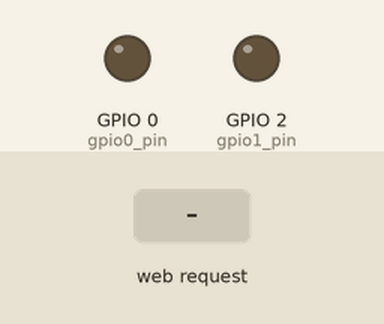
This sketch was run on a simulated ESP8266 (NodeMCU). Parts: output pins drawn as LEDs (lit = HIGH). The test bench sets the inputs (shaded band). WiFi joins after 1.5 s; servers stay silent unless stated; what the sketch prints to the serial monitor is not drawn.

Above: at 3.7 s.
3.8 s: HTTP request GET /socket0On received
At 4.9 s:
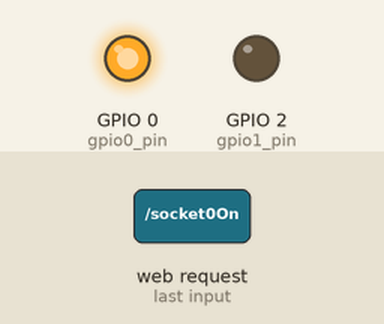
5.3 s: HTTP request GET /socket1On received
At 6.0 s:
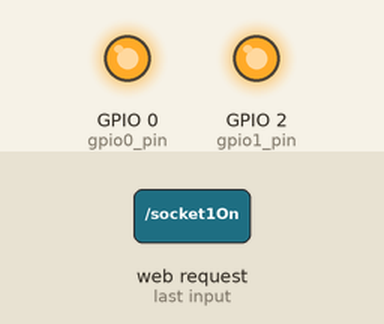
6.8 s: HTTP request GET /socket0Off received
At 7.2 s:
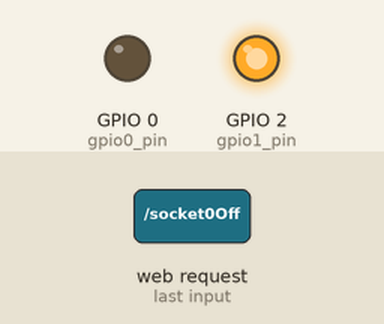
8.3 s: HTTP request GET /socket1Off received
At 9.5 s:
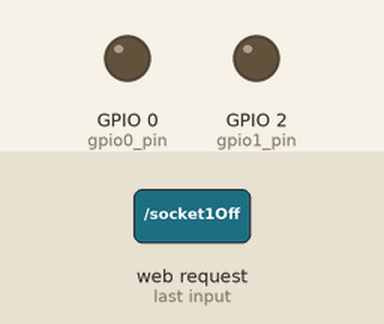
9.8 s: HTTP request GET /socket2On received
At 10.7 s:
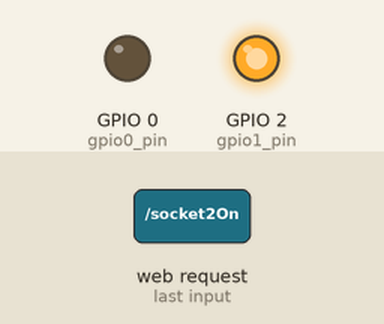
Timing chart, 0 to 12.3 s (numbered marks = the images above; inputs shaded):
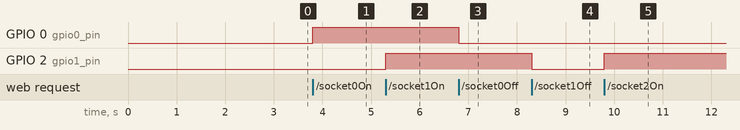

The sketch:

ESP8266_SimpleWebServer.ino
```cpp
/*********
  Rui Santos
  Complete project details at http://randomnerdtutorials.com
*********/

#include <ESP8266WiFi.h>
#include <WiFiClient.h>
#include <ESP8266WebServer.h>
#include <ESP8266mDNS.h>

MDNSResponder mdns;

// Replace with your network credentials
const char* ssid = "ssid";
const char* password = "****";

ESP8266WebServer server(80);

String webPage = "";

const int gpio0_pin = 0;
const int gpio1_pin = LED_BUILTIN;
const int gpio2_pin = 2;

void setup(void){
  webPage += "<h1>ESP8266 Web Server</h1><p>Socket #0 <a href=\"socket0On\"><button>ON</button></a>&nbsp;<a href=\"socket0Off\"><button>OFF</button></a></p>";
  webPage += "<p>Socket #1 <a href=\"socket1On\"><button>ON</button></a>&nbsp;<a href=\"socket1Off\"><button>OFF</button></a></p>";
  webPage += "<p>Socket #2 <a href=\"socket2On\"><button>ON</button></a>&nbsp;<a href=\"socket2Off\"><button>OFF</button></a></p>";

  // preparing GPIOs
  pinMode(gpio0_pin, OUTPUT);
  digitalWrite(gpio0_pin, LOW);
  pinMode(gpio1_pin, OUTPUT);
  digitalWrite(gpio1_pin, LOW);
  pinMode(gpio2_pin, OUTPUT);
  digitalWrite(gpio2_pin, LOW);

  delay(1000);
  Serial.begin(115200);
  WiFi.begin(ssid, password);
  Serial.println("");

  // Wait for connection
  while (WiFi.status() != WL_CONNECTED) {
    delay(500);
    Serial.print(".");
  }
  Serial.println("");
  Serial.print("Connected to ");
  Serial.println(ssid);
  Serial.print("IP address: ");
  Serial.println(WiFi.localIP());

  if (mdns.begin("esp8266", WiFi.localIP())) {
    Serial.println("MDNS responder started");
  }

  server.on("/", [](){
    server.send(200, "text/html", webPage);
  });

  server.on("/socket0On", [](){
    server.send(200, "text/html", webPage);
    digitalWrite(gpio0_pin, HIGH);
    delay(1000);
  });
  server.on("/socket0Off", [](){
    server.send(200, "text/html", webPage);
    digitalWrite(gpio0_pin, LOW);
    delay(1000);
  });
  server.on("/socket1On", [](){
    server.send(200, "text/html", webPage);
    digitalWrite(gpio1_pin, HIGH);
    delay(1000);
  });
  server.on("/socket1Off", [](){
    server.send(200, "text/html", webPage);
    digitalWrite(gpio1_pin, LOW);
    delay(1000);
  });
  server.on("/socket2On", [](){
    server.send(200, "text/html", webPage);
    digitalWrite(gpio2_pin, HIGH);
    delay(1000);
  });
  server.on("/socket2Off", [](){
    server.send(200, "text/html", webPage);
    digitalWrite(gpio2_pin, LOW);
    delay(1000);
  });
  server.begin();
  Serial.println("HTTP server started");
}

void loop(void){
  server.handleClient();
}
```

Measured:
- after the input at 3.8 s, GPIO 0 (gpio0_pin): LOW → HIGH at once
- after the input at 5.3 s, GPIO 2 (gpio1_pin): LOW → HIGH at once
- after the input at 6.8 s, GPIO 0 (gpio0_pin): HIGH → LOW at once
- after the input at 8.3 s, GPIO 2 (gpio1_pin): HIGH → LOW at once
- after the input at 9.8 s, GPIO 2 (gpio1_pin): LOW → HIGH at once
